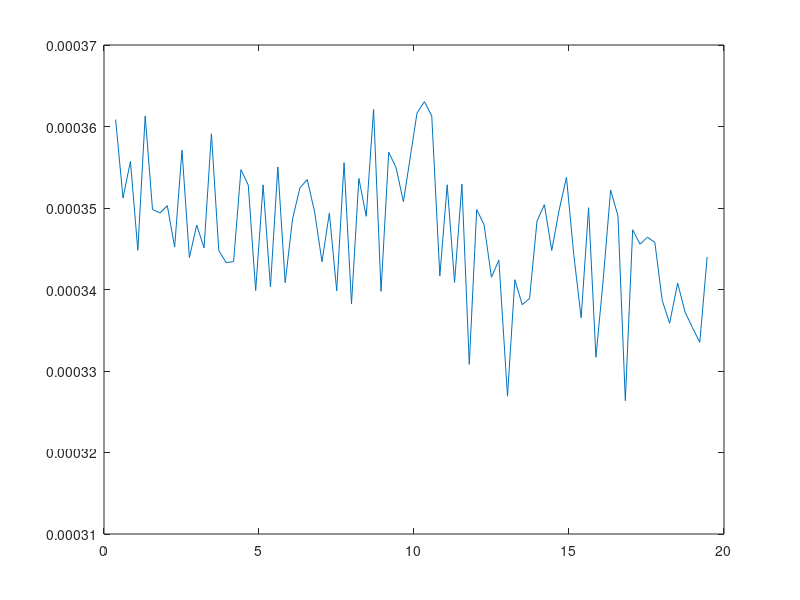
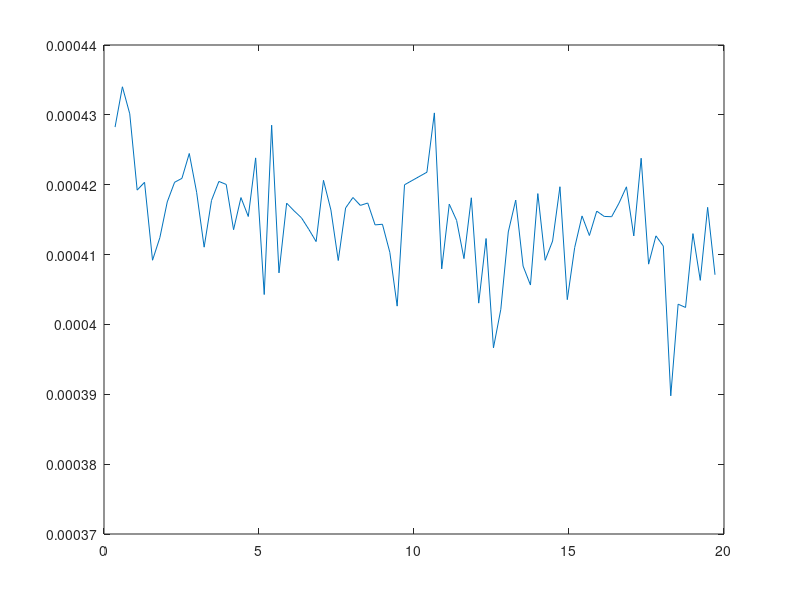
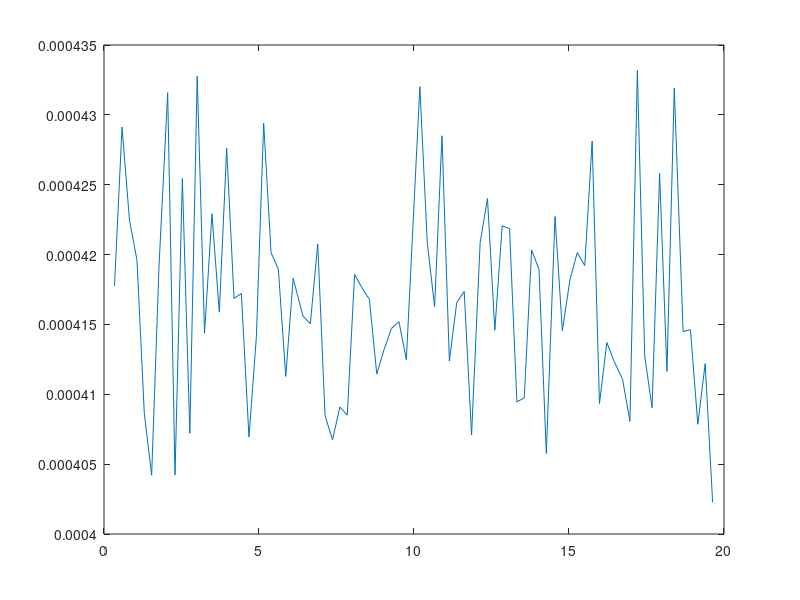
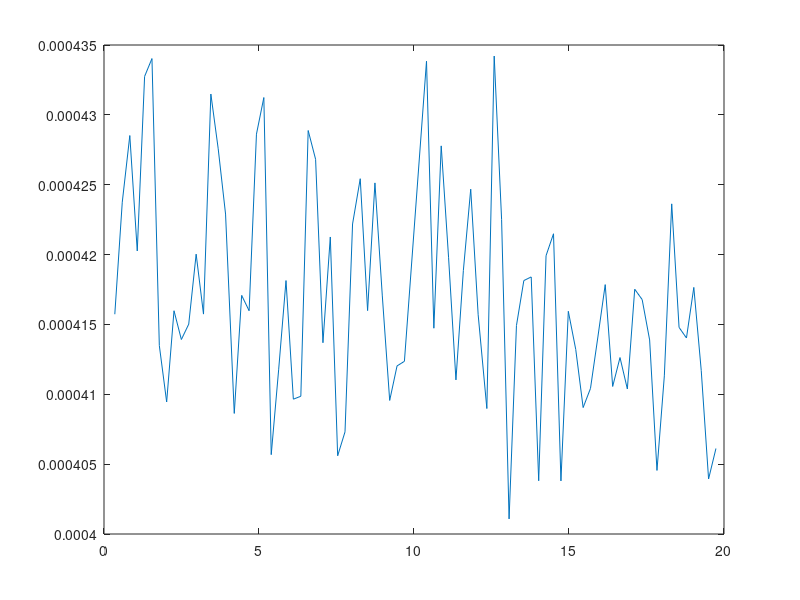

Write the MATLAB code that produced these figures, in order.
%Nome: Frederico
% Grafico Degrau
clear all; close all; clc;

data = load('Degrau1.txt');
data2 = load('Degrau2.txt');
data3 = load('Degrau3.txt');
data4 = load('Degrau4.txt');
data5 = load('Degrau5.txt');

figure();
plot(data(:,2),data(:,1))
figure();
plot(data2(:,2),data2(:,1))
figure();
plot(data3(:,2),data3(:,1))
figure();
plot(data4(:,2),data4(:,1))
figure();
plot(data5(:,2),data5(:,1))